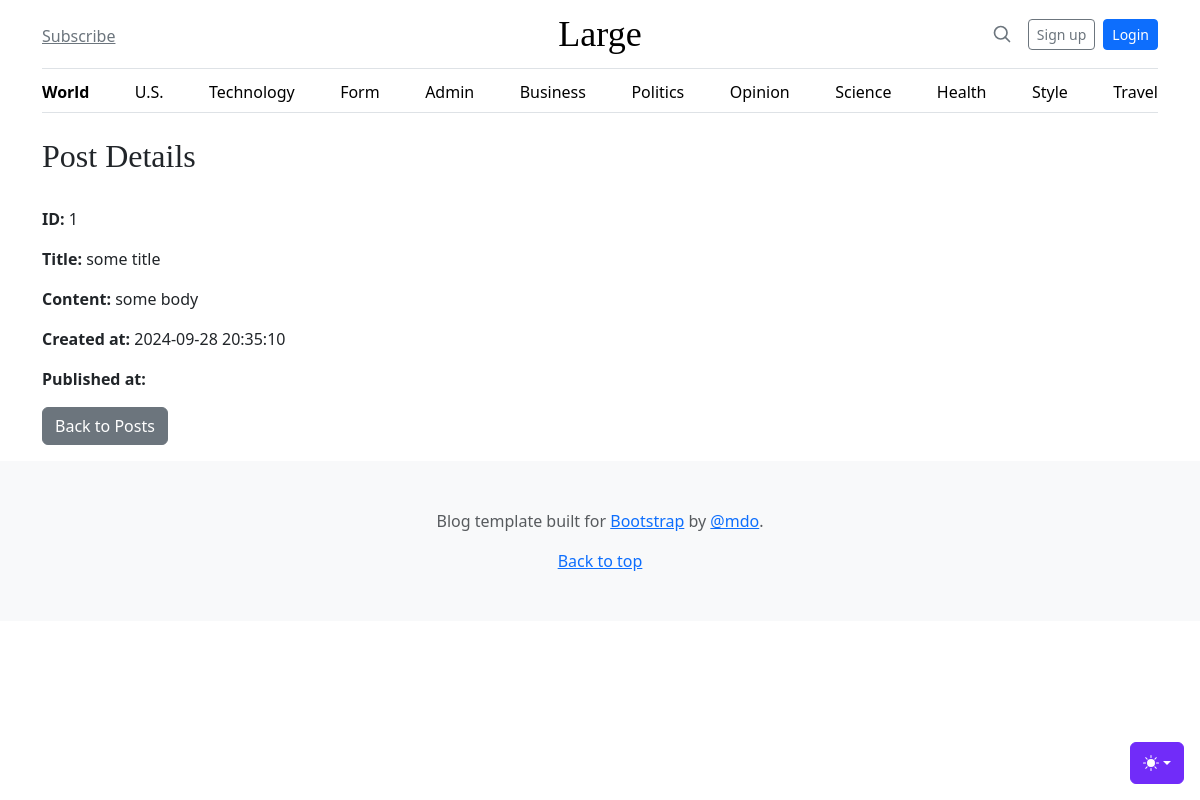
The app's page /admin/posts/view?id=1 with its own data.
### tables this page shows
CREATE TABLE "posts"
(
    id         integer
        constraint posts_pk
            primary key autoincrement,
    title      text not null,
    body       text not null,
    created_at DATETIME default current_timestamp,
    updated_at datetime default current_date
);

### helpers.php (called while the page is built, shortened)
<?php
function view($viewName, $vars=[]){
    extract($vars);
    include __DIR__ . "/views/$viewName.php";
}

### src/Controllers/PostsController.php (called while the page is built, shortened)
<?php
class PostsController
{
    public function show()
    {
        $id = $_GET['id'];
        $post = Post::find($id);
        $createdAt = $post->created_at ?? 'Not set';
        $updatedAt = $post->updated_at ?? 'Not set';
        view('posts/view', ['post' => $post,
        'created at' => $createdAt,
        'published at' => $updatedAt]);
    }
}

### src/DB.php (called while the page is built, shortened)
<?php
class DB
{
    private $conn;
    public function __construct()
    {
        try {
            $this->conn = new PDO('sqlite:' . __DIR__ . '/../db.sqlite');
            $this->conn->setAttribute(PDO::ATTR_ERRMODE, PDO::ERRMODE_EXCEPTION);
        } catch (PDOException $e) {
            echo "Connection failed: " . $e->getMessage();
        }
    }
    public function find($table, $class, $id)
    {
        $stmt = $this->conn->prepare("SELECT * FROM $table WHERE id=$id");
        $stmt->execute();
        $stmt->setFetchMode(PDO::FETCH_CLASS, $class);
        return $stmt->fetch();
    }
}

### src/Models/Model.php (called while the page is built, shortened)
<?php
class Model {
    public static $table;
    public static function find($id){
        $db = new DB();
        return $db->find(static::$table, static::class, $id);
    }
}

### src/Models/Post.php (called while the page is built, shortened)
<?php
class Post extends Model {
    public function __construct() {
        $this->created_at = date('Y-m-d H:i:s');
    }
}

### views/Posts/view.php (the view, shortened to what this page needs)
<?php include __DIR__ . '/../partials/header.php'  ?>
<main class="container mt-4">
        <h2>Post Details</h2>
        <br>
        <div class="mb-3">
            <strong>ID:</strong> <?= $post->id; ?>
        </div>
        <div class="mb-3">
            <strong>Title:</strong> <?= $post->title; ?>
        </div>
        <div class="mb-3">
            <strong>Content:</strong> <?= $post->body; ?>
        </div>
        <div class="mb-3">
            <strong>Created at:</strong> <?= $post->created_at; ?>
        </div>
        <div class="mb-3">
            <strong>Published at:</strong> <?= $post->updated_at; ?>
        </div>
        <div class="mb-3">
            <a href="/admin/posts" class="btn btn-secondary">Back to Posts</a>
        </div>
</main>
<?php include __DIR__ . '/../partials/footer.php'  ?>

### public/blog.css (style rules this page uses)
h1, h2, h3, h4, h5, h6 { font-family: "Playfair Display", Georgia, "Times New Roman", serif; }

### records on screen
posts: id "1", title "some title", body "some body"

### other values on screen
$post->created_at "2024-09-28 20:35:10"
